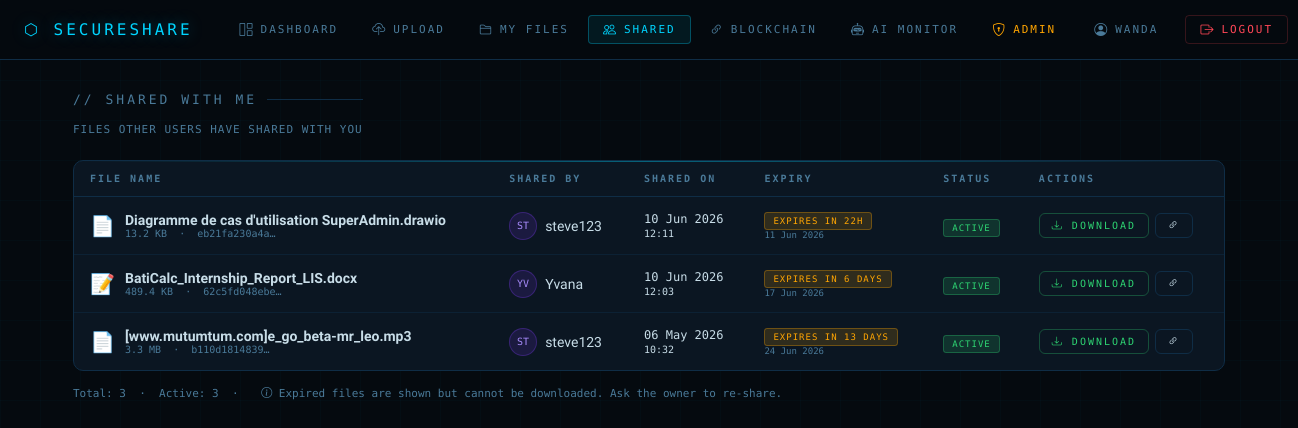
The page /upload/shared-with-me/ (signed in) on the database its author committed.
### users/models.py (models this page shows, shortened)
class CustomUser(AbstractUser):
    email          = models.EmailField(unique=True)
    wallet_address = models.CharField(max_length=42, blank=True, null=True)

### files/models.py (models this page shows, shortened)
class FileShare(models.Model):
    file         = models.ForeignKey(File, on_delete=models.CASCADE, related_name='shares')
    shared_by    = models.ForeignKey(CustomUser, on_delete=models.CASCADE, related_name='shares_given')
    shared_with  = models.ForeignKey(CustomUser, on_delete=models.CASCADE, related_name='shares_received')
    shared_at    = models.DateTimeField(default=timezone.now)
    expires_at   = models.DateTimeField(null=True, blank=True)
    can_download = models.BooleanField(default=True)
    class Meta:
        unique_together = ('file', 'shared_with')
        ordering = ['-shared_at']
    def is_expired(self):
        if self.expires_at is None:
            return False
        return timezone.now() > self.expires_at
    @property
    def expiry_display(self):
        if self.expires_at is None:
            return 'Never expires'
        if self.is_expired():
            return 'Expired'
        delta = self.expires_at - timezone.now()
        days  = delta.days
        if days == 0:
            hours = int(delta.seconds / 3600)
            return f'Expires in {hours}h'
        return f'Expires in {days} day{"s" if days != 1 else ""}'

class File(models.Model):
    owner               = models.ForeignKey(CustomUser, on_delete=models.CASCADE, related_name='owned_files')
    filename            = models.CharField(max_length=255)
    original_filename   = models.CharField(max_length=255)
    file_hash           = models.CharField(max_length=128, unique=True)
    encrypted_file_path = models.CharField(max_length=500, blank=True)
    ipfs_cid            = models.CharField(max_length=100, blank=True, null=True)
    encryption_key      = models.BinaryField()
    blockchain_tx_hash  = models.CharField(max_length=66, blank=True, null=True)
    upload_date         = models.DateTimeField(default=timezone.now)
    file_size           = models.PositiveBigIntegerField(default=0)
    download_count      = models.PositiveIntegerField(default=0)
    is_active           = models.BooleanField(default=True)
    @property
    def file_size_display(self):
        size = self.file_size
        if size == 0:
            return '—'
        for unit in ['B', 'KB', 'MB', 'GB']:
            if size < 1024:
                return f"{size:.1f} {unit}"
            size /= 1024
        return f"{size:.1f} TB"

### files/views.py (the view)
# urls.py: path('shared-with-me/',                 shared_with_me,       name='shared_with_me'),
@login_required
def shared_with_me(request):
    shares = FileShare.objects.filter(
        shared_with=request.user
    ).select_related('file', 'shared_by').order_by('-shared_at')
    return render(request, 'files/shared_with_me.html', {'shares': shares})

### files/templates/files/shared_with_me.html (shortened to what this page needs)
{% extends 'base.html' %}
{% block content %}
<div class="d-flex justify-between align-center mb-5">
    <div>
        <div class="ss-section-title">// Shared With Me</div>
        <p class="text-dim mono" style="font-size:11px;letter-spacing:1px;">FILES OTHER USERS HAVE SHARED WITH YOU</p>
    </div>
</div>
{% if shares %}
<div class="ss-card">
    <div style="overflow-x:auto;">
        <table class="ss-table">
            <thead>
                <tr>
                    <th>File Name</th>
                    <th>Shared By</th>
                    <th>Shared On</th>
                    <th>Expiry</th>
                    <th>Status</th>
                    <th>Actions</th>
                </tr>
            </thead>
            <tbody>
                {% for share in shares %}
                <tr style="{% if share.is_expired %}opacity:0.55;{% endif %}">
                    <td>
                        <div style="display:flex;align-items:center;gap:10px;">
                            <span style="font-size:20px;">
                                {% with n=share.file.filename|lower %}
                                {% if '.pdf' in n %}📕{% elif '.png' in n or '.jpg' in n or '.jpeg' in n %}🖼️{% elif '.mp4' in n or '.mov' in n %}🎬{% elif '.doc' in n %}📝{% elif '.xls' in n %}📊{% elif '.zip' in n %}📦{% else %}📄{% endif %}
                                {% endwith %}
                            </span>
                            <div>
                                <div style="font-weight:600;font-size:14px;">{{ share.file.filename }}</div>
                                <div class="mono text-dim" style="font-size:10px;">
                                    {{ share.file.file_size_display }} &nbsp;·&nbsp;
                                    {{ share.file.file_hash|slice:":12" }}…
                                </div>
                            </div>
                        </div>
                    </td>
                    <td>
                        <div style="display:flex;align-items:center;gap:8px;">
                            <div style="width:28px;height:28px;border-radius:50%;background:rgba(124,58,237,0.15);border:1px solid rgba(124,58,237,0.3);display:flex;align-items:center;justify-content:center;font-family:var(--mono);font-size:10px;color:#a78bfa;">{{ share.shared_by.username|slice:":2"|upper }}</div>
                            <span style="font-size:14px;">{{ share.shared_by.username }}</span>
                        </div>
                    </td>
                    <td class="mono text-dim" style="font-size:12px;">{{ share.shared_at|date:"d M Y" }}<br><span style="font-size:10px;">{{ share.shared_at|date:"H:i" }}</span></td>
                    <td>
                        {% if share.expires_at %}
                            {% if share.is_expired %}
                                <span class="ss-badge ss-badge-danger">
                                    <i class="bi bi-clock-history"></i> Expired
                                </span>
                            {% else %}
                                <div>
                                    <span class="ss-badge ss-badge-warning">{{ share.expiry_display }}</span>
                                    <div class="mono text-dim" style="font-size:9px;margin-top:3px;">{{ share.expires_at|date:"d M Y" }}</div>
                                </div>
                            {% endif %}
                        {% else %}
                            <span class="ss-badge ss-badge-success">Never expires</span>
                        {% endif %}
                    </td>
                    <td>
                        {% if share.is_expired %}
                            <span class="ss-badge ss-badge-danger">EXPIRED</span>
                        {% elif share.can_download %}
                            <span class="ss-badge ss-badge-success">ACTIVE</span>
                        {% else %}
                            <span class="ss-badge ss-badge-gray">No Download</span>
                        {% endif %}
                    </td>
                    <td>
                        <div style="display:flex;gap:6px;align-items:center;">
                            {% if share.can_download and not share.is_expired %}
                                <a href="{% url 'download_shared_file' share.file.id %}"
                                   class="ss-btn ss-btn-sm ss-btn-success">
                                    <i class="bi bi-download"></i> Download
                                </a>
                            {% else %}
                                <span class="mono text-dim" style="font-size:11px;">
                                    {% if share.is_expired %}Access expired{% else %}No download{% endif %}
                                </span>
                            {% endif %}
                            <a href="{% url 'blockchain_verify' %}?hash={{ share.file.file_hash }}"
                               class="ss-btn ss-btn-sm" title="Verify on blockchain">
                                <i class="bi bi-link-45deg"></i>
                            </a>
                        </div>
                    </td>
                </tr>
                {% endfor %}
            </tbody>
        </table>
    </div>
</div>
<div style="margin-top:16px;display:flex;gap:16px;flex-wrap:wrap;">
    <span class="mono text-dim" style="font-size:11px;">
        Total: {{ shares|length }} &nbsp;·&nbsp;
        Active: {% with active=0 %}{% for s in shares %}{% if not s.is_expired %}{% with active=active|add:1 %}{% endwith %}{% endif %}{% endfor %}{{ shares|length }}{% endwith %} &nbsp;·&nbsp;
    </span>
    <span class="mono text-dim" style="font-size:11px;">
        <i class="bi bi-info-circle"></i> Expired files are shown but cannot be downloaded. Ask the owner to re-share.
    </span>
</div>
{% endif %}
{% endblock %}

### templates/base.html (shortened to what this page needs)
<!DOCTYPE html>
<html lang="en">
<head>
    <link href="https://cdn.jsdelivr.net/npm/bootstrap-icons@1.11.3/font/bootstrap-icons.css" rel="stylesheet">
</head>
<body>
{% if user.is_authenticated %}
<nav class="ss-nav">
    <a class="ss-brand" href="{% url 'dashboard' %}">⬡ SECURESHARE</a>
    <div class="ss-nav-links">
        <a class="ss-nav-link {% if request.resolver_match.url_name == 'dashboard' %}active{% endif %}"
           href="{% url 'dashboard' %}">
            <i class="bi bi-grid-1x2"></i> Dashboard
        </a>
        <a class="ss-nav-link {% if request.resolver_match.url_name == 'upload_file' %}active{% endif %}"
           href="{% url 'upload_file' %}">
            <i class="bi bi-cloud-upload"></i> Upload
        </a>
        <a class="ss-nav-link {% if request.resolver_match.url_name == 'my_files' %}active{% endif %}"
           href="{% url 'my_files' %}">
            <i class="bi bi-folder2"></i> My Files
        </a>
        <a class="ss-nav-link {% if request.resolver_match.url_name == 'shared_with_me' %}active{% endif %}"
           href="{% url 'shared_with_me' %}">
            <i class="bi bi-people"></i> Shared
        </a>
        <a class="ss-nav-link {% if request.resolver_match.url_name == 'blockchain_verify' %}active{% endif %}"
           href="{% url 'blockchain_verify' %}">
            <i class="bi bi-link-45deg"></i> Blockchain
        </a>
        <a class="ss-nav-link {% if request.resolver_match.url_name == 'ai_monitor' %}active{% endif %}"
           href="{% url 'ai_monitor' %}">
            <i class="bi bi-robot"></i> AI Monitor
        </a>
        {% if user.is_superuser %}
        <a class="ss-nav-link {% if request.resolver_match.url_name == 'admin_dashboard' %}active{% endif %}"
           href="{% url 'admin_dashboard' %}" style="color:var(--warning);">
            <i class="bi bi-shield-lock"></i> Admin
        </a>
        {% endif %}
    </div>
    <div class="ss-nav-user">
        <a class="ss-nav-link {% if request.resolver_match.url_name == 'profile' %}active{% endif %}"
           href="{% url 'profile' %}" style="color:var(--text-dim);">
            <i class="bi bi-person-circle"></i> {{ user.username }}
        </a>
        <a class="ss-nav-link ss-logout" href="{% url 'logout' %}">
            <i class="bi bi-box-arrow-right"></i> Logout
        </a>
    </div>
</nav>
{% endif %}
<div class="ss-content">
    {% block content %}{% endblock %}
</div>
</body>
</html>

### templates/base.html (style rules this page uses)
:root { --bg: #050a0f; --surface: #0b1622; --surface2: #0f1e2e; --border: #0f2d46; --accent: #00d4ff; --accent2: #0077ff; --accent3: #7c3aed; --danger: #ff4757; --success: #2ed573; --warning: #ffa502; --text: #c8dde8; --text-dim: #4a7a99; --mono: 'Share Tech Mono', monospace; --sans: 'Rajdhani', sans-serif; }
*, *::before, *::after { box-sizing: border-box; margin: 0; padding: 0; }
body { background: var(--bg); color: var(--text); font-family: var(--sans); font-size: 15px; min-height: 100vh; }
body::before { content: ''; position: fixed; inset: 0; background-image: linear-gradient(rgba(0,212,255,0.025) 1px, transparent 1px), linear-gradient(90deg, rgba(0,212,255,0.025) 1px, transparent 1px); background-size: 40px 40px; animation: gridScroll 25s linear infinite; pointer-events: none; z-index: 0; }
.ss-nav { position: sticky; top: 0; z-index: 1000; background: rgba(5,10,15,0.92); backdrop-filter: blur(12px); border-bottom: 1px solid var(--border); padding: 0 24px; display: flex; align-items: center; height: 60px; gap: 8px; }
.ss-brand { font-family: var(--mono); font-size: 16px; letter-spacing: 3px; color: var(--accent); text-decoration: none; text-shadow: 0 0 16px rgba(0,212,255,0.4); margin-right: 24px; white-space: nowrap; }
.ss-nav-links { display: flex; align-items: center; gap: 4px; flex: 1; }
.ss-nav-link { font-family: var(--mono); font-size: 11px; letter-spacing: 2px; text-transform: uppercase; color: var(--text-dim); text-decoration: none; padding: 6px 14px; border-radius: 4px; border: 1px solid transparent; transition: all 0.2s; display: flex; align-items: center; gap: 6px; white-space: nowrap; }
.ss-nav-link.active { color: var(--accent); border-color: rgba(0,212,255,0.3); background: rgba(0,212,255,0.08); }
.ss-nav-link i { font-size: 13px; }
.ss-nav-user { font-family: var(--mono); font-size: 11px; color: var(--text-dim); letter-spacing: 1px; margin-left: auto; display: flex; align-items: center; gap: 12px; white-space: nowrap; }
.ss-logout { color: var(--danger) !important; border-color: rgba(255,71,87,0.2) !important; }
.ss-content { position: relative; z-index: 1; padding: 32px 24px; max-width: 1200px; margin: 0 auto; }
.ss-card { background: var(--surface); border: 1px solid var(--border); border-radius: 10px; position: relative; overflow: hidden; }
.ss-card::before { content: ''; position: absolute; top: 0; left: 0; right: 0; height: 1px; background: linear-gradient(90deg, transparent, var(--accent), transparent); opacity: 0.4; }
.ss-btn { font-family: var(--mono); font-size: 11px; letter-spacing: 2px; text-transform: uppercase; padding: 10px 20px; border-radius: 6px; border: 1px solid var(--border); background: transparent; color: var(--text); cursor: pointer; text-decoration: none; display: inline-flex; align-items: center; gap: 8px; transition: all 0.2s; }
.ss-btn-success { border-color: rgba(46,213,115,0.3); color: var(--success); }
.ss-btn-sm { padding: 6px 12px; font-size: 10px; }
.ss-table { width: 100%; border-collapse: collapse; }
.ss-table th { font-family: var(--mono); font-size: 10px; letter-spacing: 2px; text-transform: uppercase; color: var(--text-dim); padding: 12px 16px; border-bottom: 1px solid var(--border); text-align: left; }
.ss-table td { padding: 14px 16px; border-bottom: 1px solid rgba(15,45,70,0.5); font-size: 14px; color: var(--text); vertical-align: middle; }
.ss-table tr:last-child td { border-bottom: none; }
.ss-badge { font-family: var(--mono); font-size: 9px; letter-spacing: 1px; padding: 3px 8px; border-radius: 3px; text-transform: uppercase; }
.ss-badge-success { background: rgba(46,213,115,0.15); color: var(--success); border: 1px solid rgba(46,213,115,0.3); }
.ss-badge-warning { background: rgba(255,165,2,0.15); color: var(--warning); border: 1px solid rgba(255,165,2,0.3); }
.ss-section-title { font-family: var(--mono); font-size: 13px; letter-spacing: 3px; text-transform: uppercase; color: var(--text-dim); margin-bottom: 16px; display: flex; align-items: center; gap: 10px; }
.ss-section-title::after { content: ''; flex: 1; height: 1px; background: var(--border); }
.mono { font-family: var(--mono); }
.text-dim { color: var(--text-dim); }
.d-flex { display: flex; }
.align-center { align-items: center; }
.justify-between { justify-content: space-between; }
.mb-5 { margin-bottom: 24px; }

### rows shown on the page
CustomUser: username "WANDA"
FileShare: file.filename "Diagramme de cas d'utilisation SuperAdmin.drawio", file.file_size_display "13.2 KB", file.file_hash "eb21fa230a4a", shared_by.username "ST", shared_by.username "steve123", shared_at "10 Jun 2026", shared_at "12:11", expiry_display "EXPIRES IN 22H", expires_at "11 Jun 2026", can_download "ACTIVE"
FileShare: file.filename "BatiCalc_Internship_Report_LIS.docx", file.file_size_display "489.4 KB", file.file_hash "62c5fd048ebe", shared_by.username "YV", shared_by.username "Yvana", shared_at "10 Jun 2026", shared_at "12:03", expiry_display "EXPIRES IN 6 DAYS", expires_at "17 Jun 2026", can_download "ACTIVE"
FileShare: file.filename "[www.mutumtum.com]e_go_beta-mr_leo.mp3", file.file_size_display "3.3 MB", file.file_hash "b110d1814839", shared_by.username "ST", shared_by.username "steve123", shared_at "06 May 2026", shared_at "10:32", expiry_display "EXPIRES IN 13 DAYS", expires_at "24 Jun 2026", can_download "ACTIVE"

### other values the page prints
{{ shares|length }} "3"
